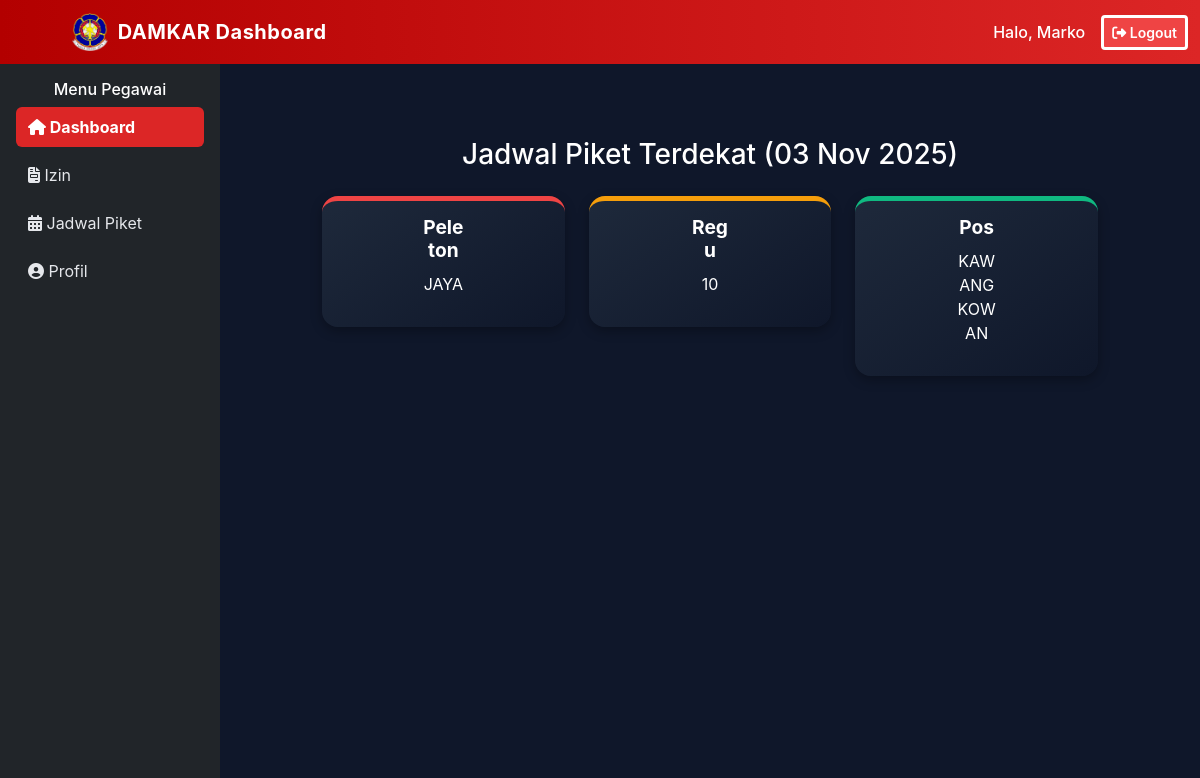
/petugas/dashboard.php (signed in), run on an earlier commit of the app's database.
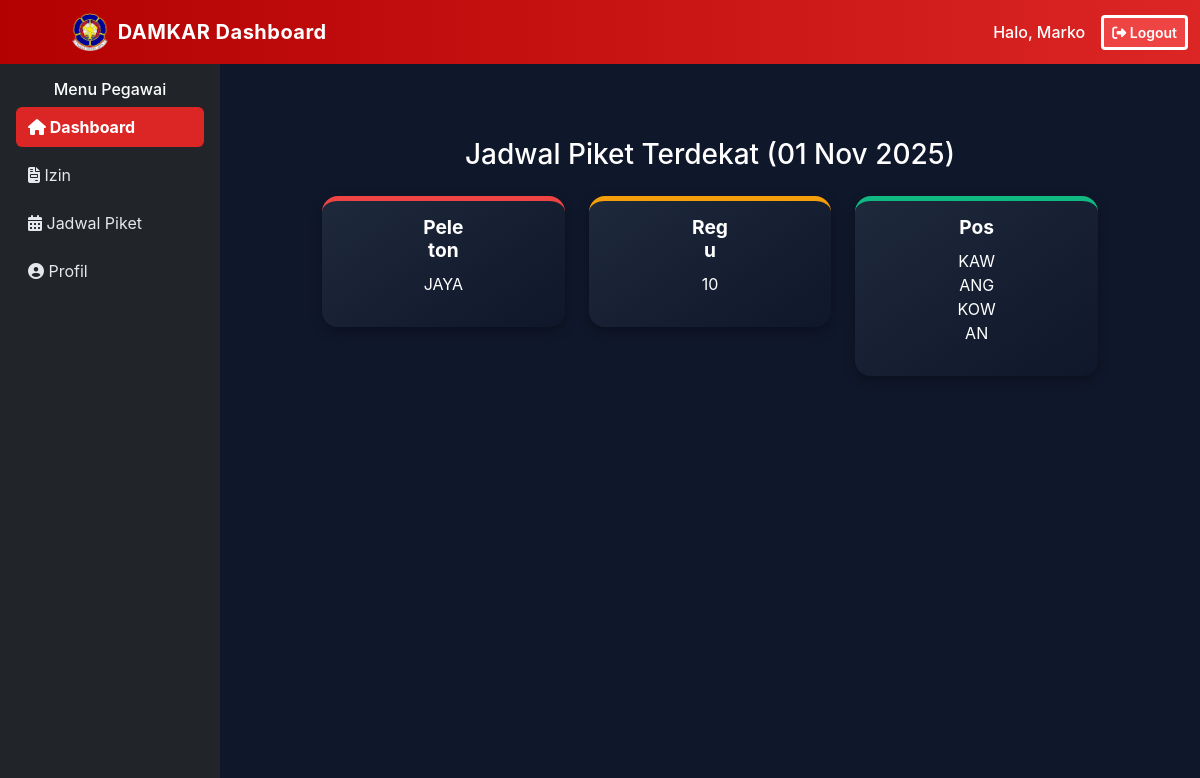
And on a later commit of the database.
### tables this page shows
CREATE TABLE `jadwal` (
  `id` int(11) NOT NULL,
  `tanggal` date DEFAULT NULL,
  `slot` varchar(50) DEFAULT NULL,
  `pegawai_id` int(11) DEFAULT NULL,
  `regu_id` int(11) DEFAULT NULL,
  `peleton_id` int(11) DEFAULT NULL,
  `pos_id` int(11) DEFAULT NULL,
  `status` enum('aktif','diganti','izin','cuti') DEFAULT 'aktif',
  `created_at` timestamp NOT NULL DEFAULT current_timestamp(),
  `apel_time` time NOT NULL
);

CREATE TABLE `peleton` (
  `id` int(11) NOT NULL,
  `nama` varchar(50) DEFAULT NULL
);

CREATE TABLE `regu` (
  `id` int(11) NOT NULL,
  `peleton_id` int(11) DEFAULT NULL,
  `pos_id` int(11) DEFAULT NULL,
  `nama` varchar(50) DEFAULT NULL
);

CREATE TABLE `pos` (
  `id` int(11) NOT NULL,
  `nama` varchar(100) DEFAULT NULL,
  `alamat` text DEFAULT NULL
);

### petugas/dashboard.php (the view, shortened to what this page needs)
<?php
include "header.php";
include "sidebar.php";
$user_id = $_SESSION['user_id'];
$tomorrow = date('Y-m-d', strtotime('+1 day'));
$stmt = $pdo->prepare("
    SELECT j.*, p.nama AS peleton_nama, r.nama AS regu_nama, ps.nama AS pos_nama
    FROM jadwal j
    LEFT JOIN peleton p ON j.peleton_id = p.id
    LEFT JOIN regu r ON j.regu_id = r.id
    LEFT JOIN pos ps ON j.pos_id = ps.id
    WHERE j.pegawai_id = ? AND j.tanggal = ? AND j.status = 'aktif'
    LIMIT 1
");
$stmt->execute([$user_id, $tomorrow]);
$jadwal = $stmt->fetch(PDO::FETCH_ASSOC);
if (!$jadwal) {
    $stmt_next = $pdo->prepare("
        SELECT j.*, p.nama AS peleton_nama, r.nama AS regu_nama, ps.nama AS pos_nama
        FROM jadwal j
        LEFT JOIN peleton p ON j.peleton_id = p.id
        LEFT JOIN regu r ON j.regu_id = r.id
        LEFT JOIN pos ps ON j.pos_id = ps.id
        WHERE j.pegawai_id = ?
          AND j.tanggal > CURDATE()
          AND j.status = 'aktif'
        ORDER BY j.tanggal ASC
        LIMIT 1
    ");
    $stmt_next->execute([$user_id]);
    $jadwal = $stmt_next->fetch(PDO::FETCH_ASSOC);
}
?>
<!DOCTYPE html>
<html lang="id">
<head>
    <link href="https://cdn.jsdelivr.net/npm/bootstrap@5.3.3/dist/css/bootstrap.min.css" rel="stylesheet">
</head>
<body>
    <div class="container">
        <h3 class="text-center mb-4">
            Jadwal Piket
            <?= ($jadwal && $jadwal['tanggal'] == $tomorrow) ? 'Besok' : 'Terdekat' ?>
            (<?= $jadwal ? date('d M Y', strtotime($jadwal['tanggal'])) : date('d M Y', strtotime($tomorrow)) ?>)
        </h3>
        <?php if ($jadwal): ?>
            <div class="row g-4">
                <div class="col-md-4">
                    <div class="card peleton" data-type="peleton" data-id="<?= $jadwal['peleton_id'] ?>">
                        <h5>Peleton</h5>
                        <p><?= htmlspecialchars($jadwal['peleton_nama'] ?? '-') ?></p>
                    </div>
                </div>
                <div class="col-md-4">
                    <div class="card regu" data-type="regu" data-id="<?= $jadwal['regu_id'] ?>">
                        <h5>Regu</h5>
                        <p><?= htmlspecialchars($jadwal['regu_nama'] ?? '-') ?></p>
                    </div>
                </div>
                <div class="col-md-4">
                    <div class="card pos" data-type="pos" data-id="<?= $jadwal['pos_id'] ?>">
                        <h5>Pos</h5>
                        <p><?= htmlspecialchars($jadwal['pos_nama'] ?? '-') ?></p>
                    </div>
                </div>
            </div>
        <?php else: ?>
            <p class="no-schedule mt-5">Anda tidak memiliki jadwal piket aktif terdekat.</p>
        <?php endif; ?>
    </div>
</body>
</html>

What changed in the data, as far as the page shows it:
removed jadwal: tanggal "03 Nov 2025", peleton.nama "JAYA", regu.nama "10", pos.nama "KAWANGKOWAN"
added jadwal: tanggal "01 Nov 2025", peleton.nama "JAYA", regu.nama "10", pos.nama "KAWANGKOWAN"
